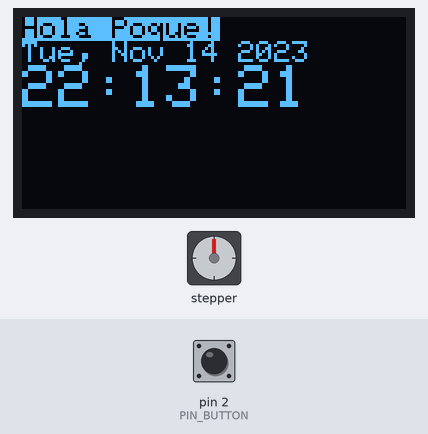
Recording of a sketch running on a simulated Arduino Uno, built with avr-gcc and run on an emulated ATmega328P. Parts: 128×64 one-colour display, stepper motor. The test bench sets the inputs (shaded band); at power-on: pin 2 (PIN_BUTTON) HIGH. The display library's start-up logo is not drawn; the local clock reads 2024-03-15 10:24:30 at power-on unless the sketch sets it; stepper angles assume 2048 steps per turn.

Above: at 1.2 s.
1.3 s: pin 2 (PIN_BUTTON) pulled LOW for 3.2 s
At 5.2 s:
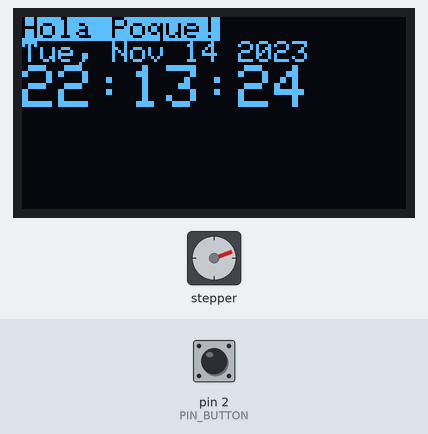
6.0 s: pin 2 (PIN_BUTTON) pulled LOW for 1.3 s
At 7.6 s:
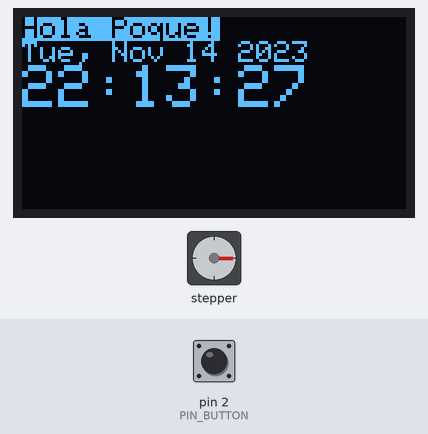
8.8 s: pin 2 (PIN_BUTTON) pulled LOW for 3.2 s
At 12.7 s:
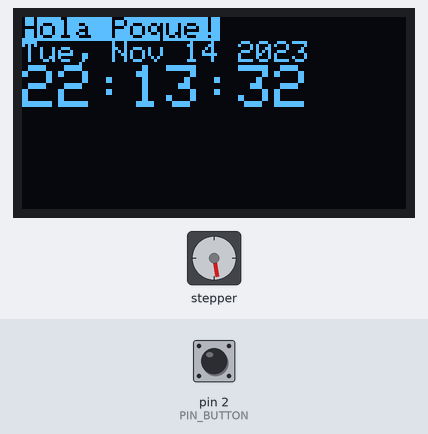
13.5 s: pin 2 (PIN_BUTTON) pulled LOW for 1.3 s
At 15.1 s:
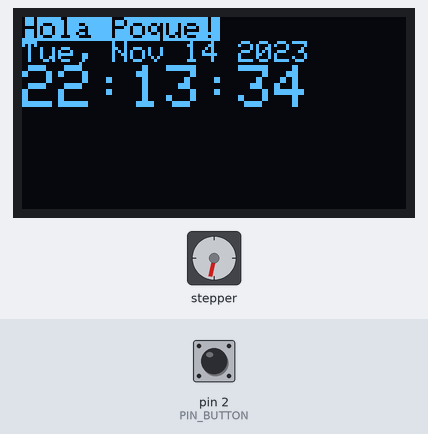
16.3 s: pin 2 (PIN_BUTTON) pulled LOW for 1.3 s
At 18.4 s:
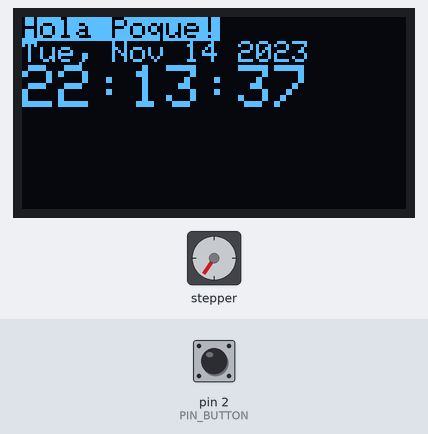
19.1 s: pin 2 (PIN_BUTTON) pulled LOW for 3.2 s
At 22.7 s:
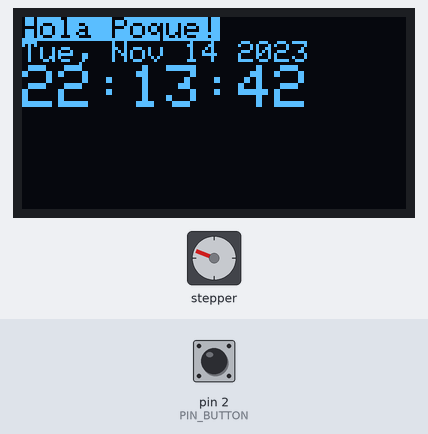
Timing chart, 0 to 24.2 s (numbered marks = the images above; inputs shaded):
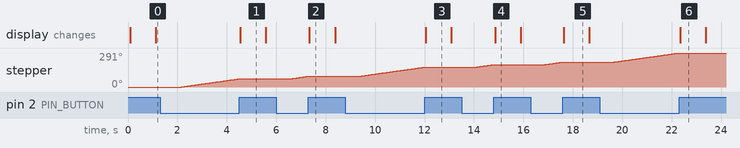

The sketch:

AlimentadorGata.ino
```cpp
#include <SPI.h>
#include <Wire.h>
#include <Adafruit_SSD1306.h>
#include <RTClib.h>
#include <Stepper.h>

/**
 * Customization variables
 */
#define SCREEN_GREETING "Hola Poque!"


/**
 * Do not edit below this point
 */
#define SCREEN_WIDTH 128 // OLED display width, in pixels
#define SCREEN_HEIGHT 64 // OLED display height, in pixels

// PINS
#define PIN_OLED_MOSI   9
#define PIN_OLED_CLK   10
#define PIN_OLED_DC    11
#define PIN_OLED_CS    12
#define PIN_OLED_RESET 13

#define PIN_STEPPER_1 4
#define PIN_STEPPER_2 6
#define PIN_STEPPER_3 5
#define PIN_STEPPER_4 7

#define PIN_BUTTON    2

const int STEPPER_SPR = 2048;

/**
 * Inits
 */

// Init OLED
Adafruit_SSD1306 display(SCREEN_WIDTH, SCREEN_HEIGHT,
  PIN_OLED_MOSI, PIN_OLED_CLK, PIN_OLED_DC, PIN_OLED_RESET, PIN_OLED_CS);

// Init RTC
RTC_DS1307 RTC;

// Init stepper
Stepper plato = Stepper(STEPPER_SPR, PIN_STEPPER_1, PIN_STEPPER_2, PIN_STEPPER_3, PIN_STEPPER_4);

void setup() {

  // Init button
  pinMode(PIN_BUTTON, INPUT_PULLUP);

  // SSD1306_SWITCHCAPVCC = generate display voltage from 3.3V internally
  if(!display.begin(SSD1306_SWITCHCAPVCC)) {
    for(;;); // Don't proceed, loop forever
  }

  // Show initial display buffer contents on the screen --
  // the library initializes this with an Adafruit splash screen.
  display.display();
  display.clearDisplay();

  Wire.begin();
  RTC.begin();
  // This will reflect the time that your sketch was compiled
  RTC.adjust(DateTime(__DATE__, __TIME__));
}

void loop() {
  // Clear display
  display.clearDisplay();
  // Start at top-left corner
  display.setCursor(0,0);

  // Update greeting
  update_greeting();

  // Update time
  update_time();

  // Display & delay
  display.display();
  delay(1000);

  // Serve with button
  while( digitalRead(PIN_BUTTON) == LOW ) {
    // Serve
    turn();
  }
  disable_stepper();
}

void serve(void) {
  // Set stepper speed
  plato.setSpeed(5);
  // Move stepper 1/10 of a rotation
  plato.step(STEPPER_SPR/10);
}

void turn(void) {
  // Set stepper speed
  plato.setSpeed(5);
  // Move stepper 5 steps
  plato.step(5);
}

void disable_stepper(void) {
  // Disable all coils to cool down
  digitalWrite(PIN_STEPPER_1, LOW);
  digitalWrite(PIN_STEPPER_2, LOW);
  digitalWrite(PIN_STEPPER_3, LOW);
  digitalWrite(PIN_STEPPER_4, LOW);
}

void update_greeting(void) {

  // Configure text; Normal 1:1 pixel scale
  display.setTextSize(1);
  // Draw 'inverse' text
  display.setTextColor(SSD1306_BLACK, SSD1306_WHITE);
  // Display greeting
  display.println(F(SCREEN_GREETING));
}

void update_time(void) {
  // Get time
  DateTime now = RTC.now();

  // Configure text
  display.setTextSize(1);
  display.setTextColor(SSD1306_WHITE);

  // Print time
  char buf3[] = "DDD, MMM DD YYYY";
  display.println(now.toString(buf3));
  char buf1[] = "hh:mm:ss";
  display.setTextSize(2);
  display.println(now.toString(buf1));
}
```

Measured:
- after the input at 1.3 s, stepper: turns 70° clockwise in 2.3 s, starting after 0.86 s
- after the input at 6.0 s, stepper: turns 22° clockwise in 0.71 s, starting after 0.59 s
- after the input at 8.8 s, stepper: turns 78° clockwise in 2.6 s, starting after 0.60 s
- after the input at 13.5 s, stepper: turns 22° clockwise in 0.71 s, starting after 0.59 s
- after the input at 16.3 s, stepper: turns 21° clockwise in 0.68 s, starting after 0.59 s
- after the input at 19.1 s, stepper: turns 78° clockwise in 2.6 s, starting after 0.57 s
- what the display in image 1 shows lasts 1.1 s, from 4.5 s to 5.6 s
